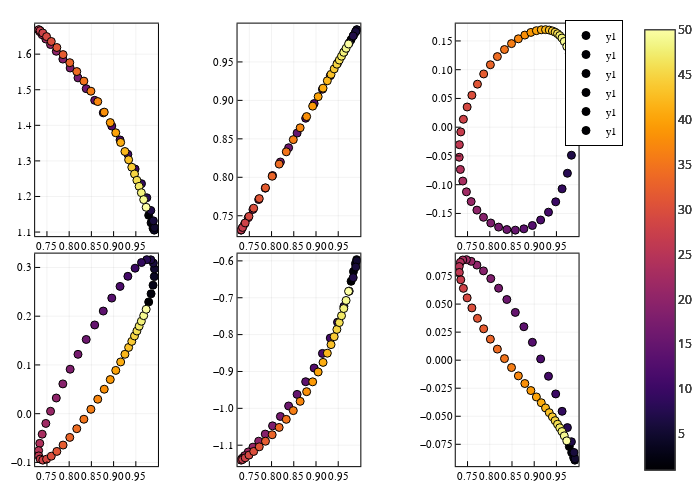

Here is the notebook cell this chart was saved with:
### Code cell
plot_list = []
i_strip = 2
for i = 1:6
    index = LinRange(1,size(ps,2),size(ps,2))
    push!(plot_list, scatter(ps[i_strip, :], ps[i, :], zcolor=index))
end
plot(plot_list...; frame_style=:box, layout=(2,3), size=(700,500))
